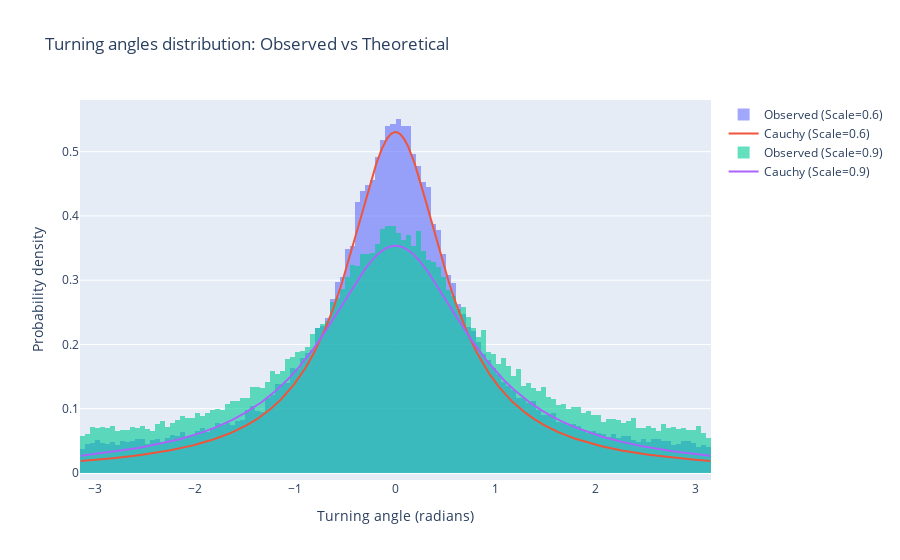

This figure's notebook cell:
### Markdown cell above
# **Activity 3:** Turning-angle Distribution - (source dist. vs observed dist.)
This fragment describes the analysis of turning angles in a Correlated Random Walk (CRW). Turning angles, which represent changes in direction between consecutive steps, are calculated and compared to a theoretical Cauchy distribution. The code generates CRW trajectories where turning angles follow a Cauchy distribution, calculates the actual turning angles, and visualizes them in a histogram, overlaying the theoretical probability density for comparison.

### Code cell
# CRW generation function with Cauchy distribution
def generate_crw_trajectory_cauchy(n_steps=100, step_length=1.0, cauchy_scale=0.2):
    angle = np.random.uniform(0, 2*np.pi)
    x, y = [0], [0]
    for _ in range(n_steps):
        # Turning angle of Cauchy distribution
        delta_angle = cauchy.rvs(loc=0, scale=cauchy_scale)
        angle += delta_angle
        x.append(x[-1] + step_length * np.cos(angle))
        y.append(y[-1] + step_length * np.sin(angle))
    return pd.DataFrame({'x': x[1:], 'y': y[1:]})

# Trajectory turning angle extraction function
def get_turning_angles(traj_df):
    # Angle of each step calculation
    angles = np.arctan2(np.diff(traj_df['y']), np.diff(traj_df['x']))
    # Angle difference calculation
    turning_angles = np.diff(angles)
    # Angle rage adjustment (-pi, pi)
    turning_angles = (turning_angles + np.pi) % (2*np.pi) - np.pi
    return turning_angles

# Two CRW trajectories with diferent Cauchy scalas
crw_cauchy_1 = generate_crw_trajectory_cauchy(n_steps=100000, step_length=1.0, cauchy_scale=0.6)
crw_cauchy_2 = generate_crw_trajectory_cauchy(n_steps=100000, step_length=1.0, cauchy_scale=0.9)

# Turning angles
angles_1 = get_turning_angles(crw_cauchy_1)
angles_2 = get_turning_angles(crw_cauchy_2)

# Histograms and theorical density function (Cauchy)
x_range = np.linspace(-np.pi, np.pi, 4000)
pdf_1 = cauchy.pdf(x_range, loc=0, scale=0.6)
pdf_2 = cauchy.pdf(x_range, loc=0, scale=0.9)

fig = go.Figure()
# First trajectory histogram
fig.add_trace(go.Histogram(x=angles_1, histnorm='probability density',
                           name='Observed (Scale=0.6)', opacity=0.6))
# First trajectory theorical function
fig.add_trace(go.Scatter(x=x_range, y=pdf_1, mode='lines',
                         name='Cauchy (Scale=0.6)'))

# Second trajectory histogram
fig.add_trace(go.Histogram(x=angles_2, histnorm='probability density',
                           name='Observed (Scale=0.9)', opacity=0.6))
# Second trajectory theorical function
fig.add_trace(go.Scatter(x=x_range, y=pdf_2, mode='lines',
                         name='Cauchy (Scale=0.9)'))

fig.update_layout(title="Turning angles distribution: Observed vs Theoretical",
                  xaxis_title="Turning angle (radians)",
                  yaxis_title="Probability density",
                  barmode='overlay')
fig.show()

### Figure 1 — Plotly figure (JSON) as saved in the notebook; plotly's stock layout.template omitted (floating-point values rounded to 4 significant figures; data arrays with more than 128 entries replaced by an {"elided": "..."} marker saying what was removed)
{"data": [{"histnorm": "probability density", "name": "Observed (Scale=0.6)", "opacity": 0.6, "type": "histogram", "x": {"elided": "99998 float values"}}, {"mode": "lines", "name": "Cauchy (Scale=0.6)", "type": "scatter", "x": {"elided": "4000 float values"}, "y": {"elided": "4000 float values"}}, {"histnorm": "probability density", "name": "Observed (Scale=0.9)", "opacity": 0.6, "type": "histogram", "x": {"elided": "99998 float values"}}, {"mode": "lines", "name": "Cauchy (Scale=0.9)", "type": "scatter", "x": {"elided": "4000 float values"}, "y": {"elided": "4000 float values"}}], "layout": {"barmode": "overlay", "title": {"text": "Turning angles distribution: Observed vs Theoretical"}, "xaxis": {"title": {"text": "Turning angle (radians)"}}, "yaxis": {"title": {"text": "Probability density"}}}}
